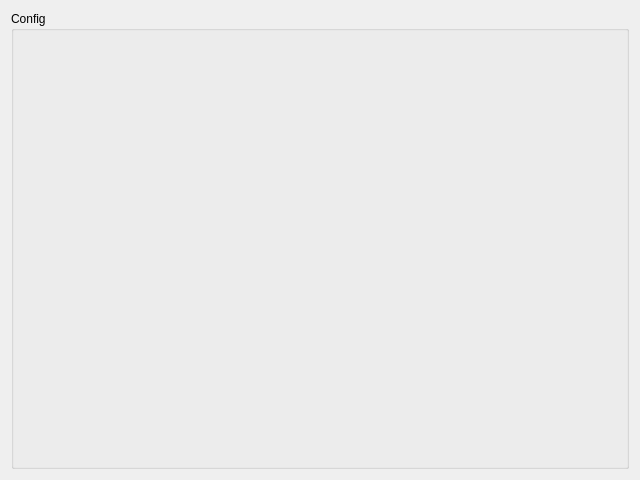
<?xml version="1.0" encoding="UTF-8"?>
<ui version="4.0">
 <class>RpiLedWidget</class>
 <widget class="QWidget" name="RpiLedWidget">
  <property name="geometry">
   <rect>
    <x>0</x>
    <y>0</y>
    <width>640</width>
    <height>480</height>
   </rect>
  </property>
  <property name="windowTitle">
   <string>Form</string>
  </property>
  <layout class="QGridLayout" name="gridLayout">
   <item row="1" column="0">
    <widget class="QGroupBox" name="groupBox">
     <property name="title">
      <string>Config</string>
     </property>
     <layout class="QGridLayout" name="gridLayout_2"/>
    </widget>
   </item>
  </layout>
 </widget>
 <resources/>
 <connections/>
</ui>
